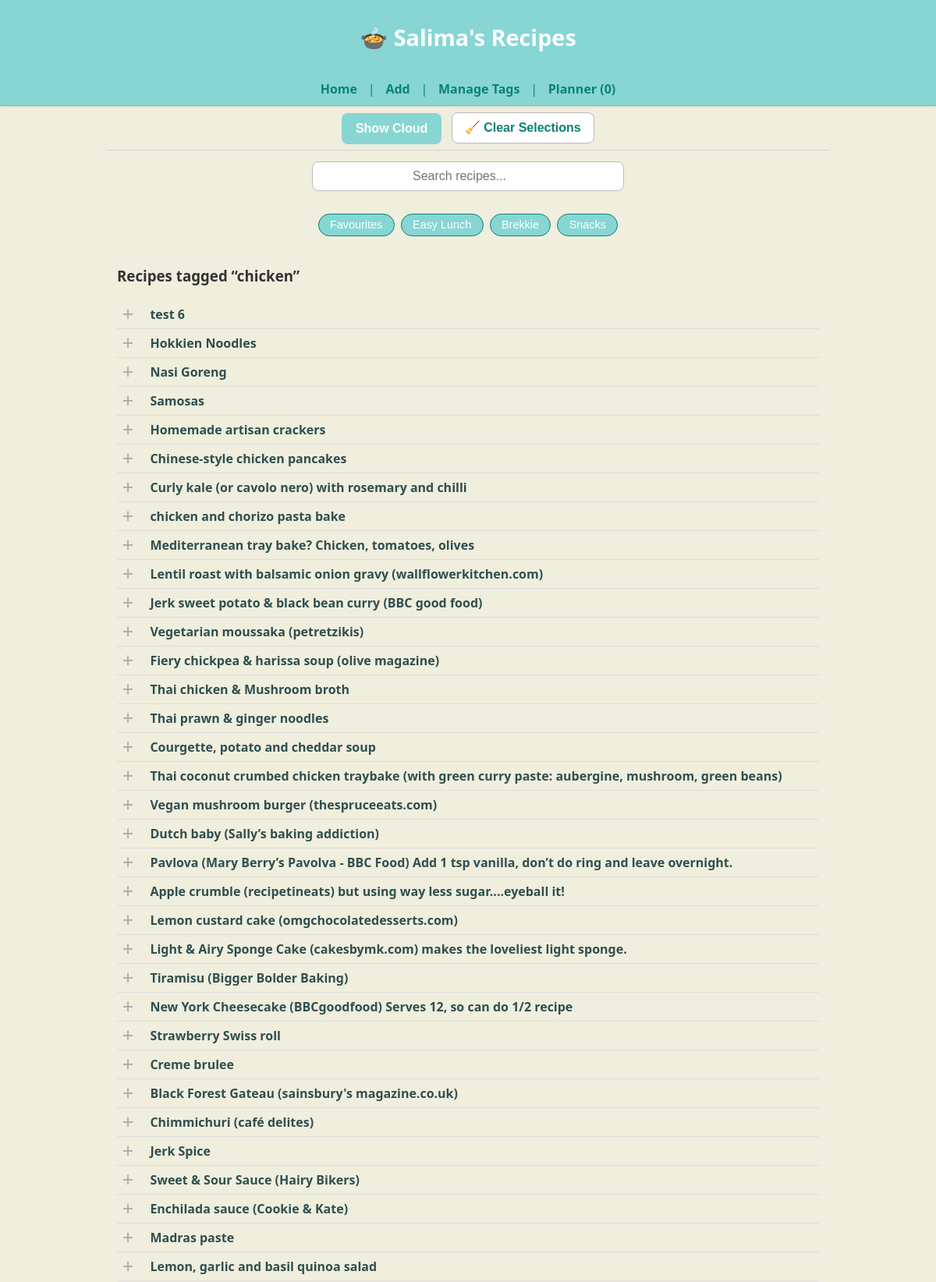
The page / (upper part) on the database its author committed.
### tables this page shows
CREATE TABLE recipes (
    id INTEGER PRIMARY KEY,
    name TEXT,
    ingredients JSON,
    method TEXT,
    tags JSON,
    category TEXT,
    source TEXT,
    linked_recipe TEXT,
    image_url TEXT,
    notes TEXT,
    created_at DATETIME DEFAULT CURRENT_TIMESTAMP,
    updated_at DATETIME DEFAULT CURRENT_TIMESTAMP
);

### app.py (the view)
@app.route("/")
def index():
    with get_conn() as conn:
        c = conn.cursor()
        default_tag = "chicken"
        c.execute("SELECT id, name, ingredients FROM recipes ORDER BY id DESC")
        recipes = c.fetchall()
        tag_cloud = get_tag_cloud()
    from pathlib import Path
    import json
    tags_path = Path("tags.json")
    quick_access = []
    if tags_path.exists():
        try:
            tags_data = json.loads(tags_path.read_text(encoding="utf-8"))
            quick_access = tags_data.get("Quick Access", [])
        except Exception as e:
            print("⚠️ Error loading tags.json:", e)
    return render_template(
        "index.html",
        recipes=recipes,
        tag_cloud=tag_cloud,
        default_tag=default_tag,
        quick_access=quick_access
    )

### app.py (called while the page is built)
@app.teardown_appcontext
def close_connection(exception):
    db = getattr(g, "_database", None)
    if db is not None:
        db.close()

def get_conn():
    return sqlite3.connect(DB_PATH)

### templates/index.html (shortened to what this page needs)
{% extends "base.html" %}
{% block content %}
<main class="homepage">
<section class="search-section">
  <form action="{{ url_for('search') }}" method="get" class="search-form">
    <input type="text" name="q" placeholder="Search recipes..." class="search-input">
  </form>
</section>
<section class="quick-tags">
  {% if quick_access %}
    {% for tag in quick_access %}
      <form action="{{ url_for('search') }}" method="get" class="tag-form">
        <button type="submit" class="tag-btn">{{ tag }}</button>
      </form>
    {% endfor %}
  {% else %}
    <p style="text-align:center; color:#777;">No Quick Access tags defined yet.</p>
  {% endif %}
</section>
  <section class="recipe-listing">
    <h3>Recipes tagged “{{ default_tag }}”</h3>
    {% for r in recipes %}
      <div class="recipe-row">
        <button class="select-dish-btn"
                data-id="{{ r[0] }}"
                data-name="{{ r[1] }}"></button>
        <a href="{{ url_for('recipe_detail', recipe_id=r[0]) }}">
          <strong>{{ r[1] }}</strong>
        </a>
      </div>
    {% endfor %}
  </section>
</main>
{% endblock %}

### templates/base.html (shortened to what this page needs)
<!DOCTYPE html>
<html lang="en">
<head>
  <link rel="stylesheet" href="{{ url_for('static', filename='style.css') }}">
</head>
<body data-page="{{ request.endpoint }}">
  <header class="site-header">
    <h1 class="site-title">
      <a href="/">🍲 Salima's Recipes</a>
    </h1>
  </header>
</body>
</html>
  <nav class="site-nav">
    <a href="/">Home</a> |
    <a href="/add">Add</a> |
    <a href="{{ url_for('admin_tags') }}">Manage Tags</a> |
    <a href="{{ url_for('planner') }}">Planner <span id="plannerCount">(0)</span></a>
  </nav>
  <div id="control-space"
     class="control-space"
     style="display:flex; flex-wrap:wrap; align-items:center; justify-content:center; gap:0.8rem; padding:0.5rem 1rem; background:var(--background); border-bottom:1px solid rgba(0,0,0,0.1);">
  {% if request.path == '/' %}
    <button id="toggleTagsBtn" class="btn-toggle-cloud">☁️ Show Cloud</button>
  {% endif %}
  <button id="clearSelectedBtn" class="btn-clear">🧹 Clear Selections</button>
</div>
  <main>
    {% block content %}{% endblock %}
  </main>
</body>
</html>

### static/style.css (style rules this page uses)
:root { --brand: #87d6d4; --brand-dark: #0a8274; --background: #f0eedd; }
body { font-family: "Segoe UI", Helvetica, Arial, sans-serif; background: var(--background); color: #333; margin: 0; padding: 0; }
header, footer { background: var(--brand); color: var(--brand-dark); padding: 1rem; text-align: center; }
main { background: var(--background); max-width: 100%; margin: 0; padding: 0; box-shadow: none; border: none; }
a { color: var(--brand-dark); text-decoration: none; transition: color 0.2s ease; }
form input, form textarea { width: 100%; padding: 0.5rem; margin: 0.5rem 0 1rem 0; border: 1px solid #ccc; border-radius: 4px; font-size: 1rem; }
button { background: var(--brand); color: white; border: none; padding: 0.6rem 1.2rem; font-size: 1rem; border-radius: 4px; cursor: pointer; transition: background 0.2s ease; }
.recipe-row { display: flex; align-items: center; gap: 0.5rem; padding: 0.25rem 0; border-bottom: 1px solid #ddd; }
.recipe-row a { flex: 1; color: #2f4f4f; text-decoration: none; }
.select-dish-btn { background: transparent; border: none; outline: none; cursor: pointer; width: 1.6rem; height: 1.6rem; display: flex; align-items: center; justify-content: center; }
.select-dish-btn::before { content: "+"; color: #aaa; font-size: 1.6rem; transition: color 0.25s ease, transform 0.2s ease, opacity 0.2s ease; }
.site-header { background: var(--brand); color: #fff; text-align: center; padding: 0.25rem 0; }
.site-title a { color: #fff; text-decoration: none; font-size: 1.8rem; line-height: 1.2; }
.site-nav { background: var(--brand); text-align: center; padding: 0.25rem 0.4rem; }
.site-nav a { color: var(--brand-dark); margin: 0 0.6rem; font-weight: 600; text-decoration: none; }
.control-space { position: sticky; top: 2.6rem; z-index: 90; display: flex; justify-content: center; align-items: center; gap: 0.8rem; flex-wrap: wrap; background: var(--background); padding: 0.35rem 0.6rem; margin: 0 auto 0.4rem; max-width: 900px; border-bottom: 1px solid rgba(0,0,0,0.05); border-radius: 5px; }
.btn-clear, .btn-toggle-cloud { display: inline-flex; align-items: center; justify-content: center; height: 40px; line-height: 1; font-weight: 600; padding: 0.45rem 1rem; border-radius: 8px; cursor: pointer; border: 1px solid #bbb; transition: background 0.25s ease, color 0.25s ease, transform 0.1s ease; }
.btn-toggle-cloud { background: var(--brand); color: #fff; position: relative; top: 1px; }
.btn-clear { background: #fff; color: var(--brand-dark); }
.search-section { text-align: center; margin: 0.4rem 0 0.6rem; }
.search-input { width: 100%; max-width: 720px; padding: 0.55rem 1rem; font-size: 1rem; border-radius: 8px; border: 1px solid #bbb; background: #fff; box-sizing: border-box; }
main.homepage { max-width: 900px; margin: 0 auto; padding: 0 1rem 1rem; background: var(--background); border: none; box-shadow: none; }
.search-section { margin: 0.2rem 0 0.4rem; padding: 0; text-align: center; }
.search-input { width: 100%; max-width: 400px; padding: 0.55rem 8rem; font-size: 1rem; border-radius: 8px; border: 1px solid #bbb; background: #fff; }
.quick-tags { display: flex; justify-content: center; flex-wrap: wrap; gap: 0.5rem; margin: 0.4rem 0 0.8rem; }
.tag-btn { background: var(--brand); color: white; border: 1px solid var(--brand-dark); border-radius: 18px; padding: 0.35rem 0.9rem; font-size: 0.9rem; font-weight: 500; cursor: pointer; transition: all 0.25s ease; }
.btn-toggle-cloud { background: var(--brand); color: #fff; border: none; border-radius: 8px; padding: 0.5rem 1.1rem; cursor: pointer; font-weight: 600; transition: background 0.2s ease, transform 0.1s ease; }
.homepage .quick-tags { position: sticky; top: 5.4rem; z-index: 80; background: var(--background); padding: 0.4rem 0.5rem; border-radius: 6px; }
.site-title { position: static; }
.site-nav { position: sticky; top: 0; z-index: 100; background: var(--brand); color: var(--brand-dark); text-align: center; padding: 0.6rem 0; border-bottom: 1px solid rgba(0,0,0,0.1); box-shadow: 0 1px 3px rgba(0,0,0,0.1); }
.select-dish-btn { all: unset; display: inline-flex; align-items: center; justify-content: center; width: 28px; height: 28px; cursor: pointer; vertical-align: middle; margin-right: 0.4rem; background: none !important; border: none !important; box-shadow: none !important; }

### rows shown on the page
recipes: name "test 6"
recipes: name "Hokkien Noodles"
recipes: name "Nasi Goreng"
recipes: name "Samosas"
recipes: name "Homemade artisan crackers"
recipes: name "Chinese-style chicken pancakes"
recipes: name "Curly kale (or cavolo nero) with rosemary and chilli"
recipes: name "chicken and chorizo pasta bake"
recipes: name "Mediterranean tray bake? Chicken, tomatoes, olives"
recipes: name "Lentil roast with balsamic onion gravy (wallflowerkitchen.com)"
recipes: name "Jerk sweet potato & black bean curry (BBC good food)"
recipes: name "Vegetarian moussaka (petretzikis)"
recipes: name "Fiery chickpea & harissa soup (olive magazine)"
recipes: name "Thai chicken & Mushroom broth"
recipes: name "Thai prawn & ginger noodles"
recipes: name "Courgette, potato and cheddar soup"
recipes: name "Thai coconut crumbed chicken traybake (with green curry paste: aubergine, mushroom, green beans)"
recipes: name "Vegan mushroom burger (thespruceeats.com)"
recipes: name "Dutch baby (Sally’s baking addiction)"
recipes: name "Pavlova (Mary Berry’s Pavolva - BBC Food) Add 1 tsp vanilla, don’t do ring and leave overnight."
recipes: name "Apple crumble (recipetineats) but using way less sugar....eyeball it!"
recipes: name "Lemon custard cake (omgchocolatedesserts.com)"
recipes: name "Light & Airy Sponge Cake (cakesbymk.com) makes the loveliest light sponge."
recipes: name "Tiramisu (Bigger Bolder Baking)"
recipes: name "New York Cheesecake (BBCgoodfood) Serves 12, so can do 1/2 recipe"
recipes: name "Strawberry Swiss roll"
recipes: name "Creme brulee"
recipes: name "Black Forest Gateau (sainsbury's magazine.co.uk)"
recipes: name "Chimmichuri (café delites)"
recipes: name "Jerk Spice"
recipes: name "Sweet & Sour Sauce (Hairy Bikers)"
recipes: name "Enchilada sauce (Cookie & Kate)"
recipes: name "Madras paste"
recipes: name "Lemon, garlic and basil quinoa salad"

### other values the page prints
{{ tag }} "Favourites" "Easy Lunch" "Brekkie" "Snacks"
{{ default_tag }} "chicken"
